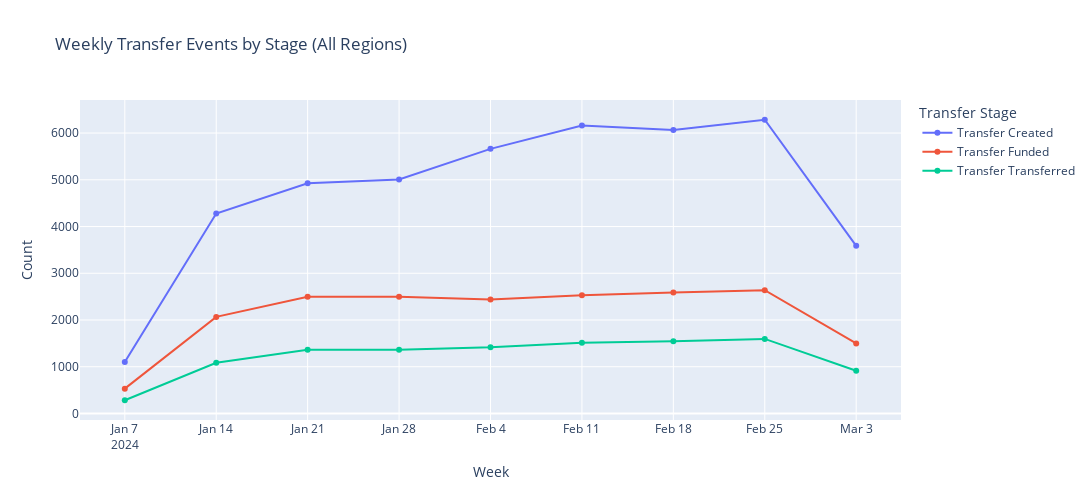

The code cell stored with this chart in its notebook:
### Markdown cell above
## 2. Adoption Analysis

### 2.1 Overall Transfer Volume Trend

To assess early adoption of the INR → USD route, we track how users progress through the key stages of the Wise transfer lifecycle:
1. **Transfer Created**: The user initiates a transfer
2. **Transfer Funded**: The user successfully adds money
3. **Transfer Transferred**: The transfer is completed and delivered

These stages help us distinguish between initial demand (Created) and realised usage (Transferred), while also highlighting where friction may occur in between.

### Code cell
# Execute SQL query
df = db.execute_sql_file("../sql/funnel_stage_time_series.sql")

# Resample time series and aggregate to weekly counts
df.set_index("EVENT_DATE", inplace=True)
df = df.groupby("EVENT_NAME").resample("W").agg(COUNT=("COUNT", "sum")).reset_index()

# Plot time series
fig = px.line(
    df,
    x="EVENT_DATE",
    y="COUNT",
    title="Weekly Transfer Events by Stage (All Regions)",
    color="EVENT_NAME",
    markers=True,
)
fig.update_layout(
    width=1200,
    height=500,
    xaxis_title="Week",
    yaxis_title="Count",
    legend_title="Transfer Stage",
)
fig.show()

### Figure 1 — Plotly figure (JSON) as saved in the notebook; plotly's stock layout.template omitted (floating-point values rounded to 4 significant figures)
{"data": [{"hovertemplate": "EVENT_NAME=Transfer Created<br>EVENT_DATE=%{x}<br>COUNT=%{y}<extra></extra>", "legendgroup": "Transfer Created", "line": {"color": "#636efa", "dash": "solid"}, "marker": {"symbol": "circle"}, "mode": "lines+markers", "name": "Transfer Created", "orientation": "v", "showlegend": true, "type": "scatter", "x": ["2024-01-07T00:00:00.000000", "2024-01-14T00:00:00.000000", "2024-01-21T00:00:00.000000", "2024-01-28T00:00:00.000000", "2024-02-04T00:00:00.000000", "2024-02-11T00:00:00.000000", "2024-02-18T00:00:00.000000", "2024-02-25T00:00:00.000000", "2024-03-03T00:00:00.000000"], "xaxis": "x", "y": [1101, 4278, 4925, 5005, 5662, 6162, 6065, 6285, 3587], "yaxis": "y"}, {"hovertemplate": "EVENT_NAME=Transfer Funded<br>EVENT_DATE=%{x}<br>COUNT=%{y}<extra></extra>", "legendgroup": "Transfer Funded", "line": {"color": "#EF553B", "dash": "solid"}, "marker": {"symbol": "circle"}, "mode": "lines+markers", "name": "Transfer Funded", "orientation": "v", "showlegend": true, "type": "scatter", "x": ["2024-01-07T00:00:00.000000", "2024-01-14T00:00:00.000000", "2024-01-21T00:00:00.000000", "2024-01-28T00:00:00.000000", "2024-02-04T00:00:00.000000", "2024-02-11T00:00:00.000000", "2024-02-18T00:00:00.000000", "2024-02-25T00:00:00.000000", "2024-03-03T00:00:00.000000"], "xaxis": "x", "y": [531, 2067, 2499, 2496, 2440, 2532, 2590, 2637, 1498], "yaxis": "y"}, {"hovertemplate": "EVENT_NAME=Transfer Transferred<br>EVENT_DATE=%{x}<br>COUNT=%{y}<extra></extra>", "legendgroup": "Transfer Transferred", "line": {"color": "#00cc96", "dash": "solid"}, "marker": {"symbol": "circle"}, "mode": "lines+markers", "name": "Transfer Transferred", "orientation": "v", "showlegend": true, "type": "scatter", "x": ["2024-01-07T00:00:00.000000", "2024-01-14T00:00:00.000000", "2024-01-21T00:00:00.000000", "2024-01-28T00:00:00.000000", "2024-02-04T00:00:00.000000", "2024-02-11T00:00:00.000000", "2024-02-18T00:00:00.000000", "2024-02-25T00:00:00.000000", "2024-03-03T00:00:00.000000"], "xaxis": "x", "y": [283, 1085, 1366, 1362, 1416, 1514, 1545, 1595, 914], "yaxis": "y"}], "layout": {"height": 500, "legend": {"title": {"text": "Transfer Stage"}, "tracegroupgap": 0}, "title": {"text": "Weekly Transfer Events by Stage (All Regions)"}, "width": 1200, "xaxis": {"anchor": "y", "domain": [0, 1], "title": {"text": "Week"}}, "yaxis": {"anchor": "x", "domain": [0, 1], "title": {"text": "Count"}}}}
